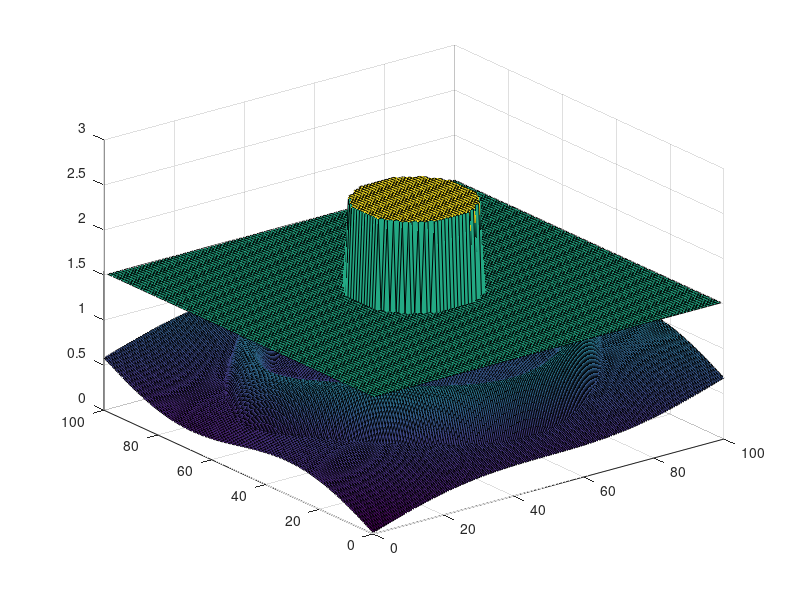

This chart was generated by the following MATLAB code:
% Script to make a bottom elevation 
% 
% Grid consists of 100 x 100 cells, and thus 101 x 101 faces
% We span the bottom topography across an array of 201 x 201 entries

B = zeros(201,201);

% x is array with points in space.
x = 0:0.5:100;
y = 0:0.5:100;

% Add stuff to B:
%smallX = [-4:0.2:4];
%smallY = [-4:0.2:4];
%bump = zeros(41, 41);
%for i = 1:41
%    for j = 1:41
%        bump(i,j) = 1.3*exp(- ( (smallX(i)*2)^2 + (smallY(j)/1.3)^2)/4);
%    end
%end

%sizeBump = size(bump)
%size(B(2:2:200, 2:2:200))
%B(85:85+sizeBump(1)-1, 10:10+sizeBump(2)-1) = bump;
%B(70:70+sizeBump(1)-1, 80:80+sizeBump(2)-1) = bump;
%B(20:20+sizeBump(1)-1, 100:100+sizeBump(2)-1) = bump';

for i = 1:201
    for j = 1:201
        B(i,j) = 1/350*i + 1/300*j + 0.2*sin((1/201)*i*2*pi) + 0.1*sin((1/201)*j*2*pi);
        r = sqrt((i-100)^2 + (j-100)^2);
        if ( r < 85 && r > 65) 
            B(i,j) = B(i,j) + 0.5*sin( 0.05*(r-65)*pi);
        end
    end
end

surf(x, y, B)
axis([0 100 0 100 0 3])

% store B at cells
(2:2:10)
bmid = B(2:2:200, 2:2:200);
bmidsize = size(bmid)
save('bshore_mid.mat', 'bmid', '-ascii')

% store B at south face
(1:2:10)
bsouth = B(1:2:199, 2:2:200);
bsouthSize = size(bsouth)
save('bshore_south.mat', 'bsouth', '-ascii')

% store B at north face
(3:2:10)
bnorth = B(3:2:201, 2:2:200);
bnorthsize = size(bnorth);
save('bshore_north.mat', 'bnorth', '-ascii')

bwest = B(2:2:200, 1:2:199);
bwestSize = size(bwest)
save('bshore_west.mat', 'bwest', '-ascii')

beast = B(2:2:200, 3:2:201);
beastSize = size(beast)
save('bshore_east.mat', 'beast', '-ascii')

% Create flat surface
% Flat surface -> h + b = const
H = 1.5*ones(100,100);
for i=-20:20
    for j=-20:20
        if ( i*i + j*j < 15*15 )
            H(i+50,j+50) = 2.5;
        end
    end
end
H = H - bmid;
hold on
surf(1:100, 1:100, H + bmid);
hold off
save('shore_surf.mat', 'H', '-ascii')

% Init velocities
initU = zeros(100, 100);
save('initU_a.mat', 'initU', '-ascii')

% Write timesteps ( prosjektet needs 2500 steps of 0.03
timesteps = 2500
dt = 0.03
%dt = 0.2

t = ones(1,timesteps).*dt;
save('timesteps.mat', 't', '-ascii')
